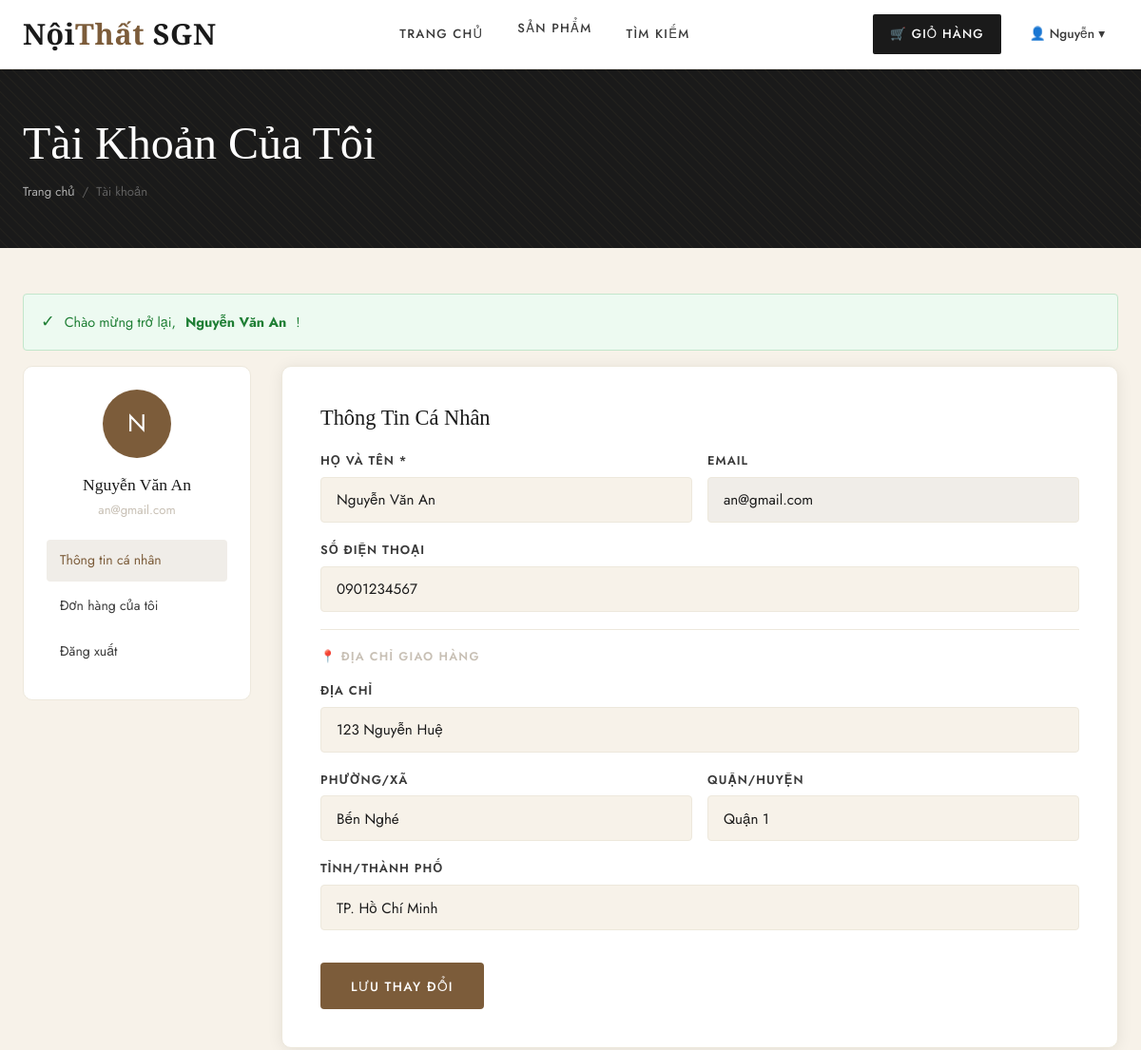
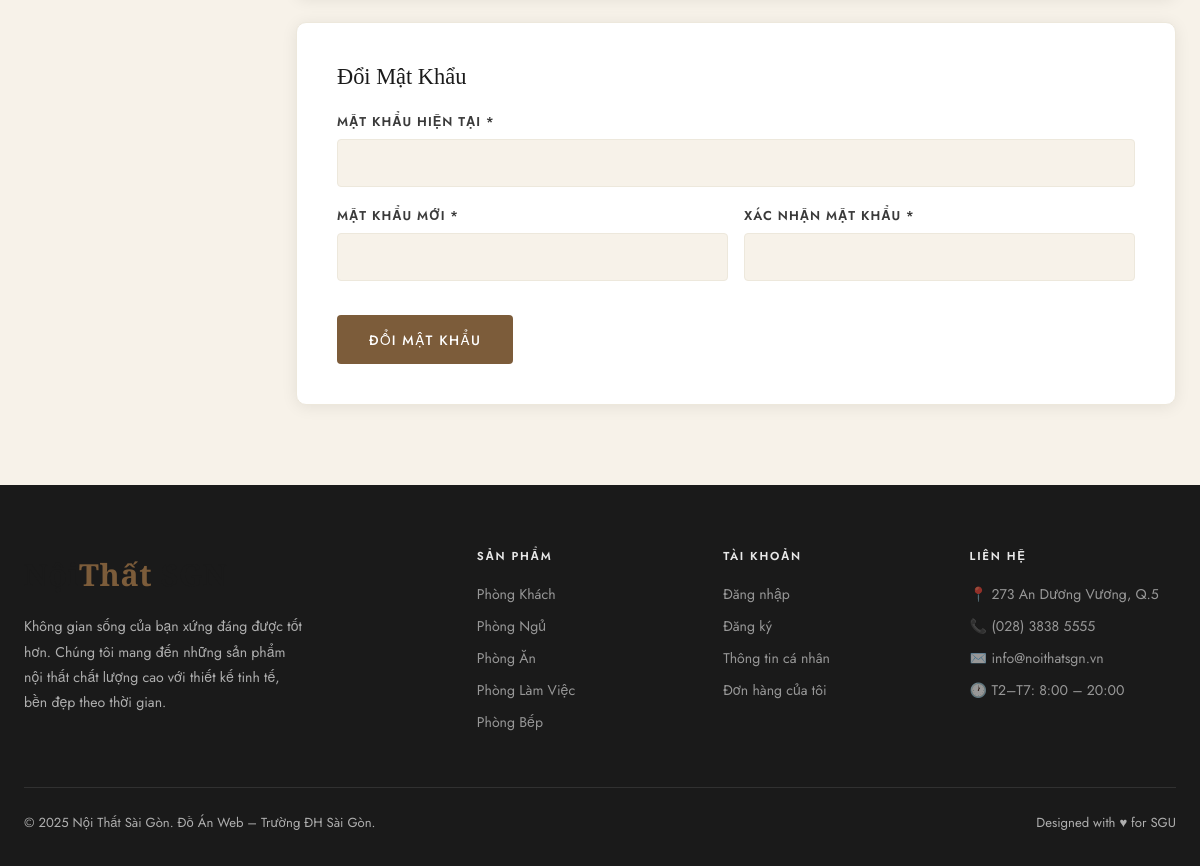
The app's page /auth/profile.php (signed in) with its own data (2 pictures, top to bottom).
### tables this page shows
CREATE TABLE khach_hang (
    ma_kh       INT AUTO_INCREMENT PRIMARY KEY,
    ho_ten      VARCHAR(100) NOT NULL,
    email       VARCHAR(150) NOT NULL UNIQUE,
    mat_khau    VARCHAR(255) NOT NULL,
    dien_thoai  VARCHAR(20),
    dia_chi     VARCHAR(255),
    phuong_xa   VARCHAR(100),
    quan_huyen  VARCHAR(100),
    tinh_tp     VARCHAR(100),
    trang_thai  TINYINT(1) DEFAULT 1 COMMENT '1=active, 0=khóa',
    created_at  DATETIME DEFAULT CURRENT_TIMESTAMP
);

### auth/profile.php (the view, shortened to what this page needs)
<?php
require_once __DIR__ . '/../config/db.php';
require_once __DIR__ . '/../includes/functions.php';
include __DIR__ . '/../includes/header.php';
?>
<div class="page-header">
    <div class="container">
        <h1>Tài Khoản Của Tôi</h1>
        <div class="breadcrumb"><a href="<?= SITE_URL ?>">Trang chủ</a><span>/</span><span>Tài khoản</span></div>
    </div>
</div>
<section class="py-section" style="padding:48px 0 80px;">
    <div class="container">
        <?= getFlash() ?>
        <div class="profile-layout">
            <div class="profile-sidebar">
                <div class="avatar"><?= strtoupper(mb_substr($kh['ho_ten'],0,1,'UTF-8')) ?></div>
                <div class="user-name"><?= htmlspecialchars($kh['ho_ten']) ?></div>
                <div class="user-email"><?= htmlspecialchars($kh['email']) ?></div>
                <nav class="sidebar-nav">
                    <a href="<?= SITE_URL ?>/auth/profile.php" class="active">Thông tin cá nhân</a>
                    <a href="<?= SITE_URL ?>/orders.php">Đơn hàng của tôi</a>
                    <a href="<?= SITE_URL ?>/auth/logout.php">Đăng xuất</a>
                </nav>
            </div>
            <div>
                <div class="form-card mb-24">
                    <h2 style="font-size:1.4rem;margin-bottom:20px;">Thông Tin Cá Nhân</h2>
                    <form method="POST">
                        <div class="form-row">
                            <div class="form-group">
                                <label class="form-label">Họ và tên *</label>
                                <input type="text" name="ho_ten" class="form-control"
                                    value="<?= htmlspecialchars($kh['ho_ten']) ?>" required>
                            </div>
                            <div class="form-group">
                                <label class="form-label">Email</label>
                                <input type="email" class="form-control"
                                    value="<?= htmlspecialchars($kh['email']) ?>" disabled
                                    style="background:var(--gray-light);cursor:not-allowed;">
                            </div>
                        </div>
                        <div class="form-group">
                            <label class="form-label">Số điện thoại</label>
                            <input type="tel" name="dien_thoai" class="form-control"
                                value="<?= htmlspecialchars($kh['dien_thoai'] ?? '') ?>"
                                pattern="[0-9]{10,11}">
                        </div>
                        <hr style="border:none;border-top:1px solid var(--cream-dark);margin:18px 0;">
                        <p style="font-size:0.78rem;font-weight:600;letter-spacing:0.1em;text-transform:uppercase;color:var(--gray-mid);margin-bottom:14px;">📍 Địa Chỉ Giao Hàng</p>
                        <div class="form-group">
                            <label class="form-label">Địa chỉ</label>
                            <input type="text" name="dia_chi" class="form-control"
                                value="<?= htmlspecialchars($kh['dia_chi'] ?? '') ?>">
                        </div>
                        <div class="form-row">
                            <div class="form-group">
                                <label class="form-label">Phường/Xã</label>
                                <input type="text" name="phuong_xa" class="form-control"
                                    value="<?= htmlspecialchars($kh['phuong_xa'] ?? '') ?>">
                            </div>
                            <div class="form-group">
                                <label class="form-label">Quận/Huyện</label>
                                <input type="text" name="quan_huyen" class="form-control"
                                    value="<?= htmlspecialchars($kh['quan_huyen'] ?? '') ?>">
                            </div>
                        </div>
                        <div class="form-group">
                            <label class="form-label">Tỉnh/Thành phố</label>
                            <input type="text" name="tinh_tp" class="form-control"
                                value="<?= htmlspecialchars($kh['tinh_tp'] ?? '') ?>">
                        </div>
                        <button type="submit" class="btn-submit mt-16">Lưu Thay Đổi</button>
                    </form>
                </div>
                <div class="form-card">
                    <h2 style="font-size:1.4rem;margin-bottom:20px;">Đổi Mật Khẩu</h2>
                    <form method="POST">
                        <div class="form-group">
                            <label class="form-label">Mật khẩu hiện tại *</label>
                            <input type="password" name="old_password" class="form-control" required>
                        </div>
                        <div class="form-row">
                            <div class="form-group">
                                <label class="form-label">Mật khẩu mới *</label>
                                <input type="password" name="new_password" class="form-control" minlength="6" required>
                            </div>
                            <div class="form-group">
                                <label class="form-label">Xác nhận mật khẩu *</label>
                                <input type="password" name="confirm_password" class="form-control" required>
                            </div>
                        </div>
                        <button type="submit" class="btn-submit mt-16">Đổi Mật Khẩu</button>
                    </form>
                </div>
            </div>
        </div>
    </div>
</section>
<?php include __DIR__ . '/../includes/footer.php'; ?>

### includes/header.php (shortened to what this page needs)
<?php
require_once __DIR__ . '/../config/db.php';
require_once __DIR__ . '/../includes/functions.php';
$kh         = currentKH($conn);
$base       = SITE_URL;
$cur_path   = $_SERVER['REQUEST_URI'];
?>
<!DOCTYPE html>
<html lang="vi">
<head>
    <link rel="stylesheet" href="<?= $base ?>/assets/css/style.css">
</head>
<body>
<header class="site-header">
    <div class="container">
        <div class="header-inner">
            <a href="<?= $base ?>/index.php" class="logo">Nội<span>Thất</span> SGN</a>
            <nav class="nav-main">
                <a href="<?= $base ?>/index.php" <?= (strpos($cur_path,'index.php')!==false||$cur_path===$base.'/')?' class="active"':'' ?>>Trang Chủ</a>
                <div class="has-dropdown">
                    <a href="<?= $base ?>/products.php" <?= (strpos($cur_path,'products.php')!==false)?' class="active"':'' ?>>Sản Phẩm</a>
                </div>
                <a href="<?= $base ?>/search.php" <?= (strpos($cur_path,'search.php')!==false)?' class="active"':'' ?>>Tìm Kiếm</a>
            </nav>
            <div class="nav-actions">
                <a href="<?= $base ?>/cart.php" class="cart-btn">
                    🛒 Giỏ hàng
                </a>
                <?php if ($kh): ?>
                <div class="user-menu">
                    <div class="user-menu-btn">
                        👤 <?= htmlspecialchars(explode(' ',$kh['ho_ten'])[0]) ?> ▾
                    </div>
                </div>
                <?php endif; ?>
            </div>
        </div>
    </div>
</header>

### records on screen
khach_hang: ho_ten "Nguyễn", ho_ten "N", ho_ten "Nguyễn Văn An", email "an@gmail.com", dien_thoai "0901234567", dia_chi "123 Nguyễn Huệ", phuong_xa "Bến Nghé", quan_huyen "Quận 1", tinh_tp "TP. Hồ Chí Minh"

### other values on screen
$f['msg'] "Chào mừng trở lại, Nguyễn Văn An !"
